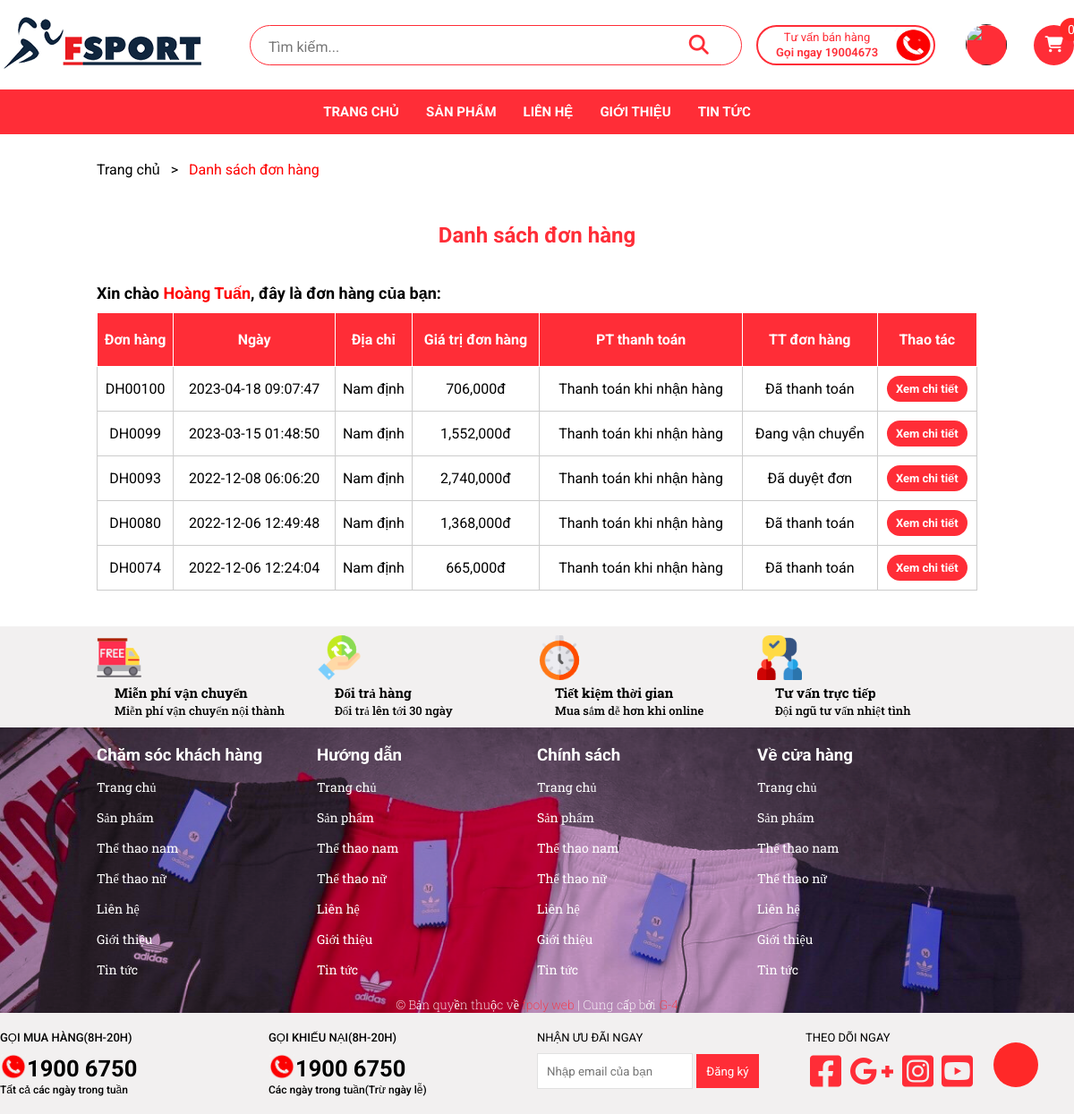
Page /index.php?act=dsdonhang (signed in) on the committed database.
### tables this page shows
CREATE TABLE `orders` (
  `id` int(11) NOT NULL,
  `user_id` int(11) NOT NULL,
  `payment` tinyint(2) NOT NULL DEFAULT 0,
  `status` tinyint(2) NOT NULL DEFAULT 0,
  `total_price` int(11) NOT NULL,
  `note` varchar(199) DEFAULT NULL,
  `address` varchar(199) NOT NULL,
  `created_at` datetime DEFAULT NULL
);

### model/pdo.php (called while the page is built, shortened)
<?php
    function pdo_get_connection(){
        $severName = "localhost";
        $conn = new PDO("mysql: host=$severName;dbname=du_an_1-main","root","");
        $conn->setAttribute(PDO::ATTR_ERRMODE, PDO::ERRMODE_EXCEPTION);
        return $conn;
    }
    function pdo_query($sql){
        $sql_args = array_slice(func_get_args(), 1);
        try{
            $conn = pdo_get_connection();
            $stmt = $conn->prepare($sql);
            $stmt->execute($sql_args);
            $rows = $stmt->fetchAll(PDO::FETCH_ASSOC);
            return $rows;
        }catch(PDOException $e){
            throw $e;
        }finally{
            unset($conn);
        }
    }
?>

### model/model-order.php (called while the page is built, shortened)
<?php
    function getYourOrder($id){
        $sql = "SELECT `id`, `user_id`, `payment`, `status`, `total_price`, `note`, `address`, `created_at` FROM `orders` WHERE user_id=$id order by id desc";
        return pdo_query($sql);
    }
?>

### view/cart/pay_finished.php (the view, shortened to what this page needs)
<section class="grid wide your--order">
    <div class="link--yourOder">
        <ul>
            <li><a href="">Trang chủ</a></li>
            <li><a href="">></a></li>
            <li><a href="" style="color: red;">Danh sách đơn hàng</a></li>
        </ul>
    </div>
    <div class="detail--yourOrder">
        <div class="title__detail--yourOrder">
            <h2>Danh sách đơn hàng</h2>
        </div>
        <div class="title__detail--yourOrder">
            <h3>Xin chào <span style="color: red; font-size:18px;"><?= $_SESSION['user']['name'] ?></span>, đây là đơn hàng của bạn:</h3>
        </div>
        <div class="table__detail--yourOrder">
            <table border="1">
                <tr>
                    <th>Đơn hàng</th>
                    <th>Ngày</th>
                    <th>Địa chỉ</th>
                    <th>Giá trị đơn hàng</th>
                    <th>PT thanh toán</th>
                    <th>TT đơn hàng</th>
                    <th>Thao tác</th>
                </tr>
                <?php if(count($listYourOrder) > 0): ?>
                    <?php foreach($listYourOrder as $key => $value): ?>
                        <tr class="totalModal">
                            <td>DH00<?= $value['id'] ?></td>
                            <td><?= $value['created_at'] ?></td>
                            <td><?= $value['address'] ?></td>
                            <td><?= number_format($value['total_price'])."đ" ?></td>
                            <td ><?= $value['payment']==0 ? "Thanh toán khi nhận hàng" : "" ?></td>
                            <td>
                                <?php
                                    if($value['status'] == 0){
                                        echo "Đơn hàng mới";
                                    }else if($value['status'] == 1){
                                        echo "Đã duyệt đơn";
                                    }else if($value['status'] == 2){
                                        echo "Đang vận chuyển";
                                    }else{
                                        echo "Đã thanh toán";
                                    }
                                ?>
                            </td>
                            <td>
                                <button class="btnSee__detail--yourOrder">Xem chi tiết</button>
                            </td>
                        </tr>
                    <?php endforeach; ?>
                <?php else: ?>
                    <tr>
                        <td style="padding: 20px 0;" colspan="7">Không có đơn hàng nào</td>
                    </tr>
                <?php endif; ?>
            </table>
        </div>
    </div>
</section>

### rows in the picture
orders: id "100", created_at "2023-04-18 09:07:47", address "Nam định", total_price "706,000", payment "Thanh toán khi nhận hàng", status "Đã thanh toán"
orders: id "99", created_at "2023-03-15 01:48:50", address "Nam định", total_price "1,552,000", payment "Thanh toán khi nhận hàng", status "Đang vận chuyển"
orders: id "93", created_at "2022-12-08 06:06:20", address "Nam định", total_price "2,740,000", payment "Thanh toán khi nhận hàng", status "Đã duyệt đơn"
orders: id "80", created_at "2022-12-06 12:49:48", address "Nam định", total_price "1,368,000", payment "Thanh toán khi nhận hàng", status "Đã thanh toán"
orders: id "74", created_at "2022-12-06 12:24:04", address "Nam định", total_price "665,000", payment "Thanh toán khi nhận hàng", status "Đã thanh toán"

### other values in the picture
sizeof($_SESSION['mycart']) "0"
$_SESSION['user']['name'] "Hoàng Tuấn"
